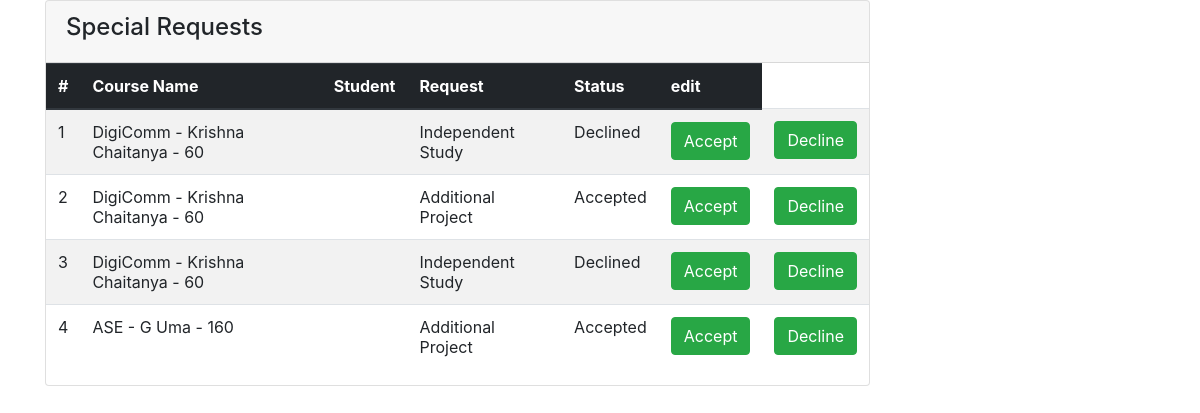
Page /users/approve_req/ on the earlier database version.
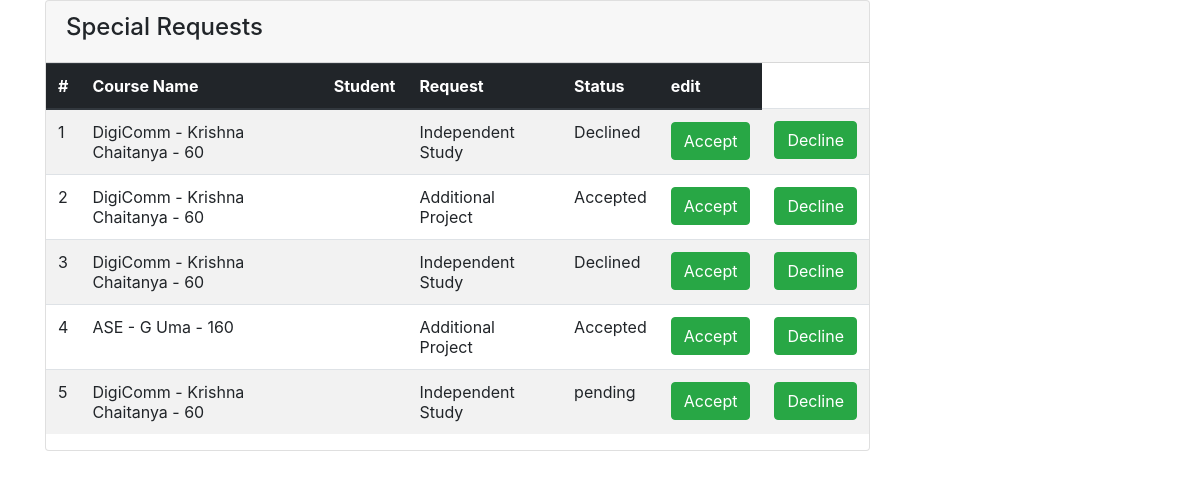
Same page on the later database version.
### users/models.py (models this page shows, shortened)
class BufferSpecialPermissionsTable(models.Model):
	course = models.ForeignKey(Course, on_delete=models.CASCADE)
	req = models.CharField(max_length=20)
	status = models.CharField(max_length=4, default='pending')
	email = models.CharField(max_length=30)

class Course(models.Model):
	name = models.CharField(max_length=20)
	prof = models.CharField(max_length=20)
	max_students = models.IntegerField()
	def __str__(self):
		return u'%s - %s - %s' % (self.name, self.prof, self.max_students)

### users/views.py (the view)
# urls.py: path('approve_req/', views.approve_req, name='approve_req'),
def approve_req(request):
	special_reqs = BufferSpecialPermissionsTable.objects.all()
	context = {'special_reqs': special_reqs}
	return render(request, 'users/approve_req.html', context)

### users/templates/users/approve_req.html (shortened to what this page needs)
<head>
  <link rel="stylesheet" href="https://use.fontawesome.com/releases/v5.0.13/css/all.css"
>
  <link rel="stylesheet" href="https://stackpath.bootstrapcdn.com/bootstrap/4.1.1/css/bootstrap.min.css"
>
  <link rel="stylesheet" href="css/style.css">
</head>
<section id="posts">
<div class="container">
  <div class="row">
    <div class="col-md-9">
      <div class="card">
        <div class="card-header">
          <h4>Special Requests</h4>
        </div>
        <table class="table table-striped">
          <thead class="thead-dark">
            <tr>
              <th>#</th>
              <th>Course Name</th>
              <th>Student</th>
              <th>Request</th>
              <th>Status</th>
              <th>edit</th>
            </tr>
          </thead>
          <tbody>
            {% for request in special_reqs %}
              <tr>
                <td>{{request.id}}</td>
                <td>{{request.course}}</td>
                <td>{{user.username}}</td>
                <td>{{request.req}}</td>
                <td>{{request.status}}</td>
                <td><a href="{% url 'users:special_req_res_acc' request.id %}" class="btn btn-success btn-block" data-toggle="modal" data-target="#approveSpecialRequest">Accept</a></td>
                <td><a href="{% url 'users:special_req_res_dec' request.id %}" class="btn btn-success btn-block" data-toggle="modal" data-target="#approveSpecialRequest">Decline</a></td>
            {% endfor %}
          </tbody>
        </table>
      </div>
    </div>
      </div>
    </div>
</section>

Differences in the rows shown:
added BufferSpecialPermissionsTable: id "5", course "DigiComm - Krishna Chaitanya - 60", req "Independent Study", status "pending"
